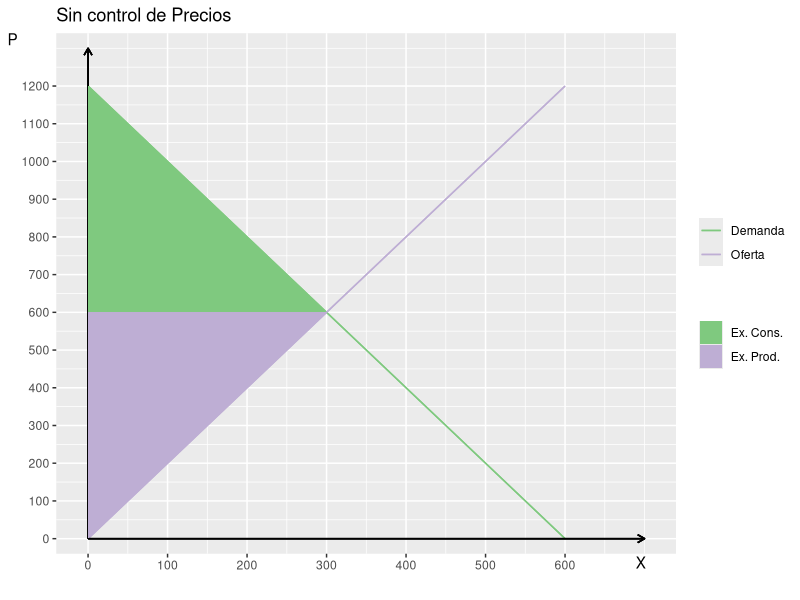
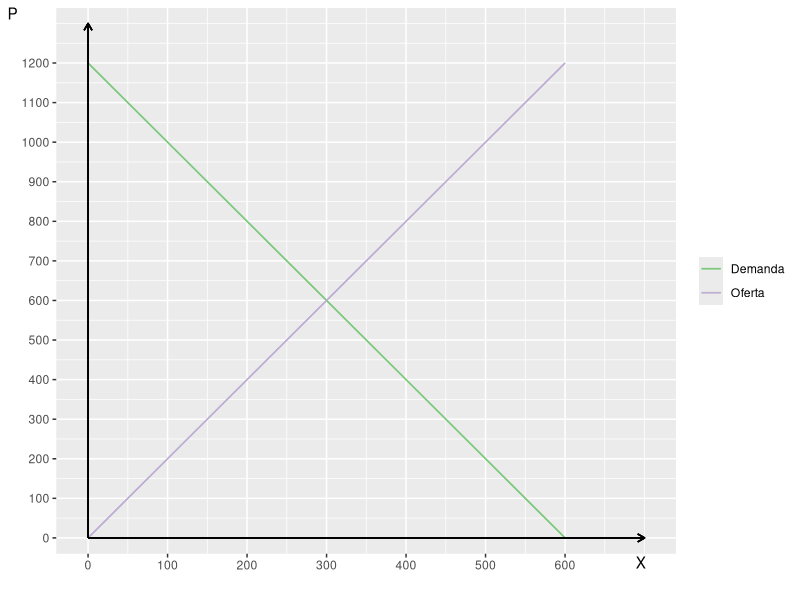
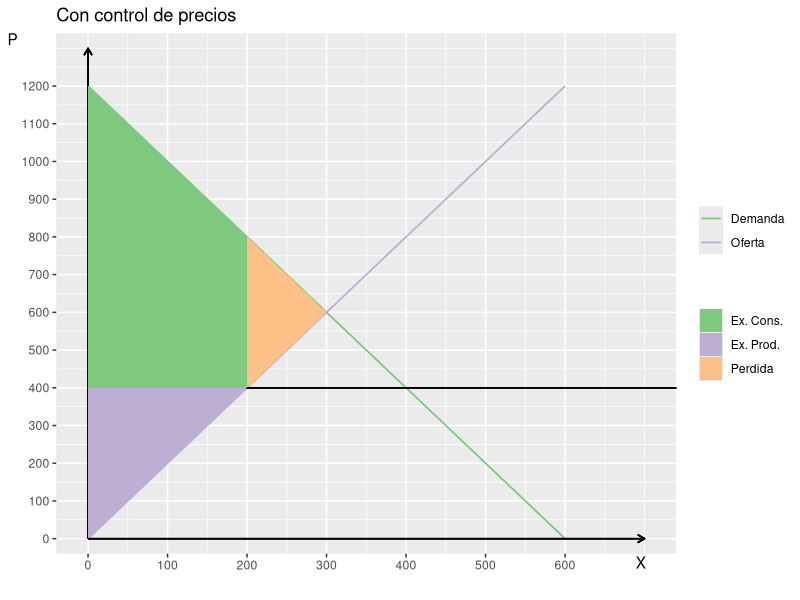

R code for these plots, in order:
# Excedente del consumidor

# https://pressbooks.bccampus.ca/uvicecon103/chapter/4-6-taxes/

# Excedente del consumidor
library(tidyverse)
library(patchwork)

df <- tribble(
  ~x, ~y, ~curva,
  0,   1,  "oferta",
  12,   13, "oferta",
  0,   12,   "demanda",
  7, 0,    "demanda"
)

# https://pressbooks.bccampus.ca/uvicecon103/chapter/4-6-price-controls/

df <- tribble(
  ~x, ~y, ~curva,
  0,   0,  "oferta",
  600,   1200, "oferta",
  0,   1200,   "demanda",
  600, 0,    "demanda"
)

base <- ggplot(df, aes(x, y)) + 
    geom_line(data = df, aes(color=curva)) + 
    geom_line(data = df, aes(color=curva)) + 
    scale_color_brewer(name = NULL,
                       palette = "Accent",
                       labels = c("Demanda", "Oferta")) +
    scale_x_continuous(expand = c(0, 40),
                       breaks=seq(0, 600, 100))  +
    scale_y_continuous(expand = c(0, 40),
                       breaks=seq(0, 1200, 100)) + 
    geom_segment(aes(x = 0, y = 0, xend = 0, yend = 1300), arrow = arrow(length=unit(0.2, "cm"))) +
    geom_segment(aes(x=0, y=0, xend = 700, yend = 0), arrow = arrow(length=unit(0.2, "cm"))) + 
    theme(axis.title.y = 
            element_text(angle = 0),
          axis.title.x = 
            element_text(hjust=0.95, vjust=6))  +
    labs(x="X", y="P")




areas <- tribble(
  ~id, ~x, ~y,
  "Ex. Cons.", 0, 600,
  "Ex. Cons.", 0, 1200,
  "Ex. Cons.", 300, 600,
  "Ex. Prod.", 0,   0,
  "Ex. Prod.", 0, 600,
  "Ex. Prod.", 300, 600
)

antes <- base +
  geom_polygon(data=areas, aes(group=id, x=x, y=y, fill = id)) +
  scale_fill_brewer(name= "", palette = "Accent") +
  guides(color = guide_legend(order = 1), 
         fill = guide_legend(order = 2)) +
  labs(title="Sin control de Precios")

areas <- tribble(
  ~id, ~x, ~y,
  "Ex. Cons.", 0, 400,
  "Ex. Cons.", 0, 1200,
  "Ex. Cons.", 200, 800,
  "Ex. Cons.", 200, 400,
  "Ex. Prod.", 0,   0,
  "Ex. Prod.", 0, 400,
  "Ex. Prod.", 200, 400,
  "Perdida", 200, 400,
  "Perdida", 200, 800,
  "Perdida", 300, 600
)

despues <- base +
  geom_segment(x=0, y=400, xend = Inf, yend=400) +
  geom_polygon(data=areas, aes(group=id, x=x, y=y, fill = id)) +
  scale_fill_brewer(palette = "Accent", name= "") +
  labs(title="Con control de precios")


